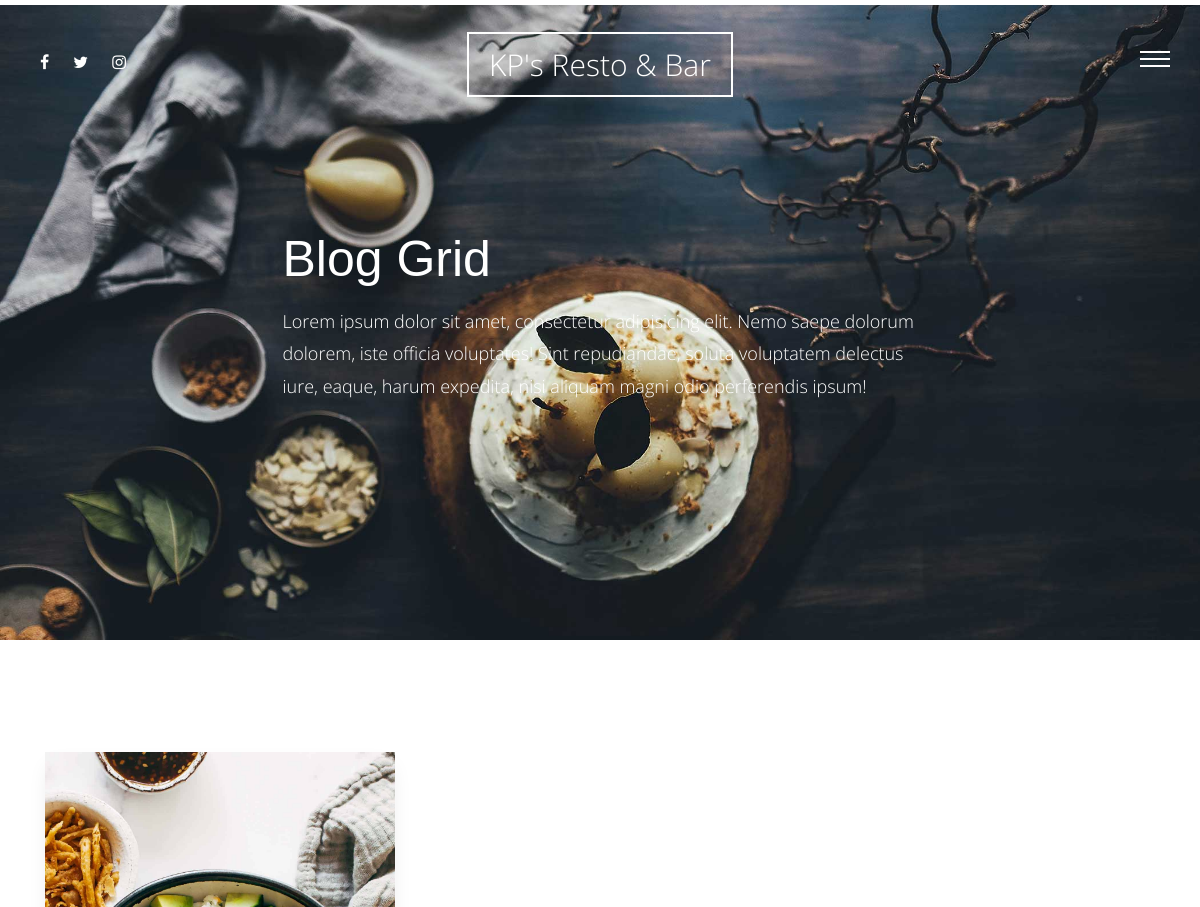
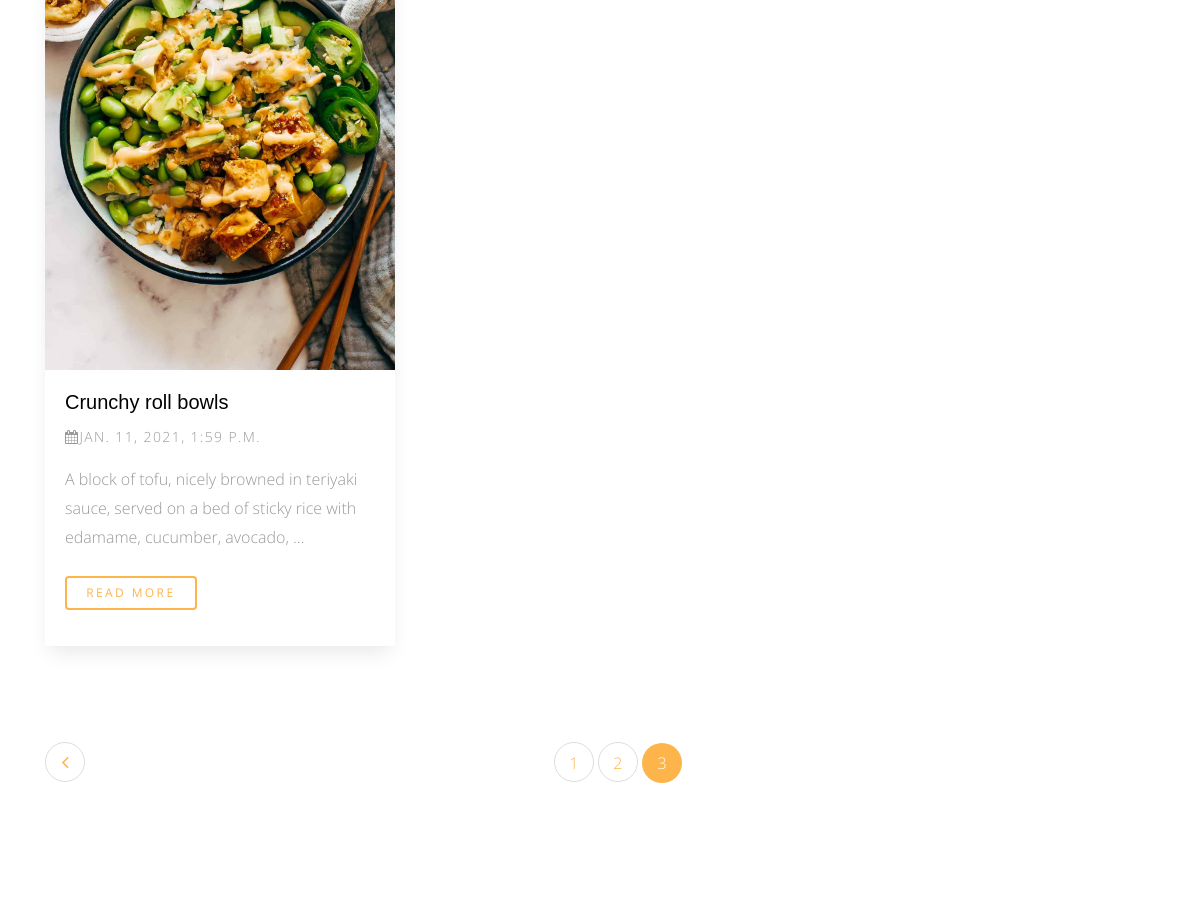
The page /blog/?page=4 (upper part) on the database as committed earlier (2 pictures, top to bottom).
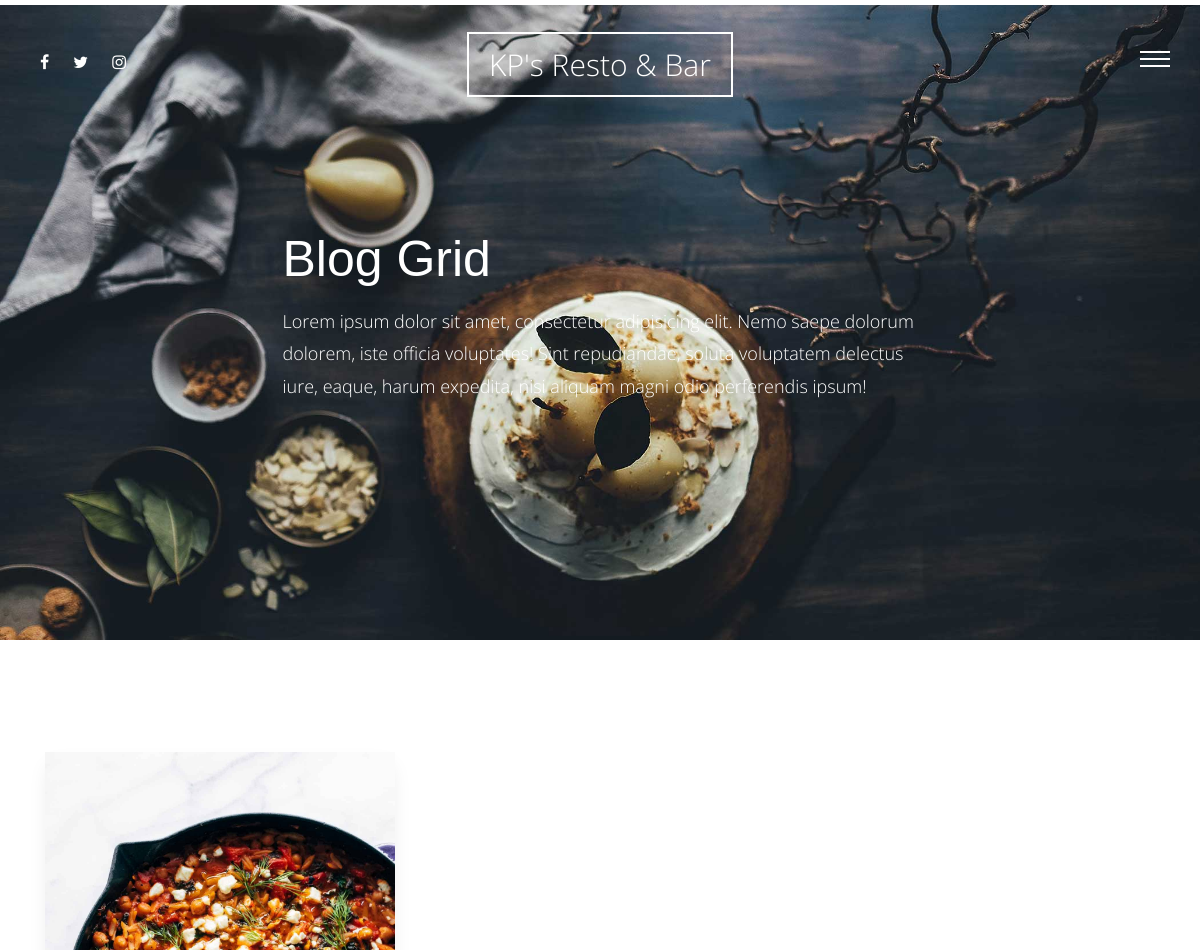
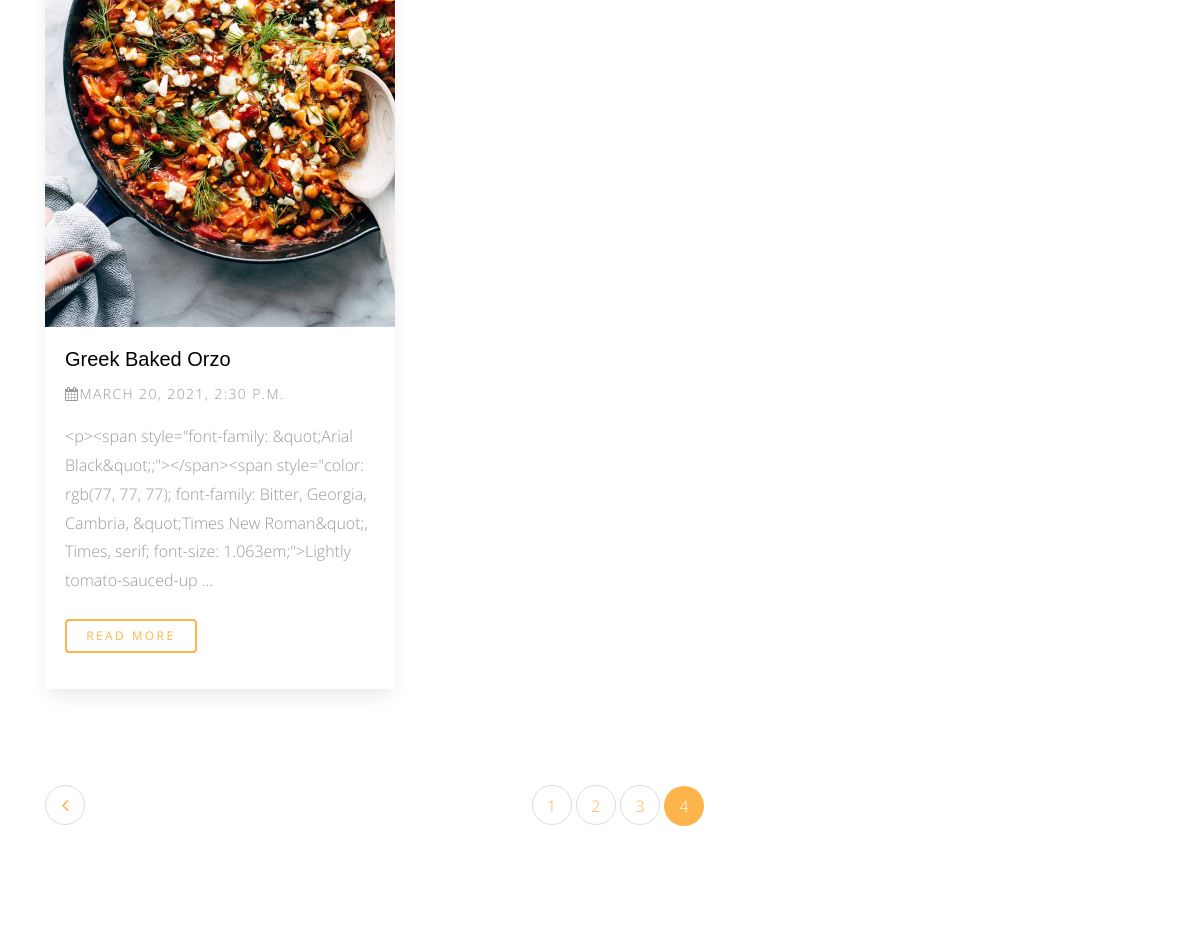
The same page on the database as committed later (2 pictures, top to bottom).
### blog/models.py (models this page shows)
class Post(models.Model):
    title=models.CharField(max_length=50)
    content=models.TextField()
    author=models.ForeignKey(User , on_delete=models.CASCADE)
    image=models.ImageField(upload_to='blog/',blank=True,null=True)
    tags=TaggableManager(blank=True)
    category=models.ForeignKey('Category' ,null=True, on_delete=models.SET_NULL)
    created=models.DateTimeField(default=timezone.now)
    def __str__(self):
        return self.title

### blog/views.py (the view)
# urls.py: path('',views.post_list,name="post_list"),
def post_list(request):
    post_list=Post.objects.all()
    search_query=request.GET.get('q')
    if search_query:
        post_list = post_list.filter(
            Q(title__icontains = search_query) |
            Q(content__icontains=search_query) |
            Q(tags__name__icontains=search_query)
        ).distinct()
    paginator=Paginator(post_list,1)
    page_number=request.GET.get('page')
    post_list=paginator.get_page(page_number)
    context={
        'post_list':post_list,
    }
    return render(request,"blog/post_list.html",context)

### blog/templates/blog/post_list.html (shortened to what this page needs)
 {% extends 'base.html' %}
 {% load static %}
 {% block body %}
 <div class="main-wrap">
        <div class="cover_1 cover_sm">
          <div class="img_bg" style="background-image:url({% static 'site_static/img/slider-1.jpg' %})" data-stellar-background-ratio="0.5">
            <div class="container">
              <div class="row align-items-center justify-content-center">
                <div class="col-md-7" data-aos="fade-up">
                  <h2 class="heading">Blog Grid</h2>
                  <p class="lead">Lorem ipsum dolor sit amet, consectetur adipisicing elit. Nemo saepe dolorum dolorem, iste officia voluptates! Sint repudiandae, soluta voluptatem delectus iure, eaque, harum expedita, nisi aliquam magni odio perferendis ipsum!</p>
                </div>
              </div>
            </div>
          </div>
        </div>
       <div class="section">
          <div class="container">
            <div class="row mb-5">
              {% for post in post_list %}
                <div class="col-md-4">
                    <div class="media d-block media-bg-white mb-5" data-aos="fade-up"  data-aos-delay="400">
                    <figure>
                        <a href="blog-single.html"><img src="{{post.image.url}}" alt="Image placeholder" class="img-fluid"></a>
                    </figure>
                    <div class="media-body">
                        <h3><a href="{% url 'blog:post_detail' post.id %}">{{post}}</a></h3>
                        <p class="post-meta"><span><span class="fa fa-calendar"></span>{{post.created}}</span></p>
                        <p class="mb-4">{{post.content | truncatewords:20}}</p>
                        <p><a href="{% url 'blog:post_detail' post.id %}" class="btn btn-primary btn-outline-primary btn-sm">Read More</a></p>
                    </div>
                    </div>
                </div>
                {% endfor %}
            </div>
            <div class="row">
              {% if post_list.has_other_pages %}
                <div class="col-md-12">
                  <ul class="pagination custom-pagination">
                    {% if post_list.has_previous %}
                      <li class="page-item prev">
                        <a class="page-link" href="?page={{post_list.previous_page_number}}"><i class="fa fa-angle-left"></i></a>
                      </li>
                      {% else %}
                        <li class="disabled"></li>
                      {% endif %}
                      {% for pages in post_list.paginator.page_range %}
                      {% if post_list.number == pages %}
                      <li class="page-item active">
                          <a class="page-linkx href='#'">{{pages}}</a>
                          </li>
                          {% else %}
                      <li class="page-item">
                         <a class="page-link" href='?page={{pages}}'">{{pages}}</a>
                      </li>
                      {% endif %}
                      {% endfor %}
                  </ul>
                </div>
                {% endif %}
            </div>
        </div>
      </div>
    {% endblock body %}

### templates/base.html (shortened to what this page needs)
{% load static %}
<!doctype html>
<html lang="en">
  <head>
    <link rel="stylesheet" href="{% static 'site_static/css/bootstrap.css' %}">
    <link rel="stylesheet" href="{% static 'site_static/css/animate.css' %}">
    <link rel="stylesheet" href="{% static 'site_static/css/owl.carousel.min.css' %}">
    <link rel="stylesheet" href="{% static 'site_static/css/magnific-popup.css' %}">
    <link rel="stylesheet" href="{% static 'site_static/css/aos.css' %}">
    <link rel="stylesheet" href="{% static 'site_static/css/bootstrap-datepicker.css' %}">
    <link rel="stylesheet" href="{% static 'site_static/css/jquery.timepicker.css' %}">
    <link rel="stylesheet" href="{% static 'site_static/fonts/ionicons/css/ionicons.min.css' %}">
    <link rel="stylesheet" href="{% static 'site_static/fonts/fontawesome/css/font-awesome.min.css' %}">
    <link rel="stylesheet" href="{% static 'site_static/fonts/flaticon/font/flaticon.css' %}">
    <link rel="stylesheet" href="{% static 'site_static/css/style.css' %}">
  </head>
  <body>
    <div class="site-wrap">
      <header class="site-header">
        <div class="row align-items-center">
          <div class="col-5 col-md-3">
             <ul class="list-unstyled social">
              <li><a href="#"><span class="fa fa-facebook"></span></a></li>
              <li><a href="#"><span class="fa fa-twitter"></span></a></li>
              <li><a href="#"><span class="fa fa-instagram"></span></a></li>
            </ul>
          </div>
          <div class="col-2 col-md-6 text-center">
            <a href="/" class="site-logo">KP's Resto & Bar</a>
          </div>
          <div class="col-5 col-md-3 text-right menu-burger-wrap">
            <a href="#" class="site-nav-toggle js-site-nav-toggle"><i></i></a>
          </div>
        </div>
      </header>
    {% block body %}
    {% endblock body %}
    </div>
  </body>
</html>

### static/site_static/css/style.css (style rules this page uses)
html { overflow-x: hidden; }
body { background: #fff; font-family: "Open Sans", cursive; font-size: 16px; line-height: 1.8; font-weight: 300; color: #999999; }
a { -webkit-transition: .3s all ease; -o-transition: .3s all ease; transition: .3s all ease; text-decoration: none; }
h1, h2, h3, h4, h5 { color: #000; font-family: "Playfair Display", Arial, sans-serif; }
h1 a, h2 a, h3 a, h4 a, h5 a { color: #000; }
.btn, .form-control { outline: none; }
.btn { font-size: 13px; text-transform: uppercase; letter-spacing: .2em; }
.btn.btn-primary { color: #fff; border-width: 2px; }
.btn.btn-sm { font-size: 12px; }
.btn.btn-outline-primary { border-width: 2px; color: #fdb44b; }
.site-header { padding: 3em 30px; position: absolute; top: 0; z-index: 100; width: 100%; }
.site-header .site-logo { line-height: 0; padding: 10px 20px; border: 2px solid #fff; color: #fff; font-size: 30px; }
.site-header .social li { display: inline-block; }
.site-header .social li a { color: #fff; padding: 0 10px; }
.media h3 { font-size: 20px; margin-bottom: 10px; }
.media .post-meta { font-size: 14px; letter-spacing: .1em; text-transform: uppercase; }
.media.media-bg-white { -webkit-box-shadow: 0 10px 20px -5px rgba(0, 0, 0, 0.1); box-shadow: 0 10px 20px -5px rgba(0, 0, 0, 0.1); }
.media.media-bg-white figure { margin-bottom: 0; }
.media.media-bg-white .media-body { padding: 20px; background: #fff; }
.lead { font-size: 16px; }
.menu-burger-wrap { position: relative; }
.site-nav-toggle { width: 30px; height: 30px; cursor: pointer; text-decoration: none; position: relative; top: -15px; z-index: 21; display: block !important; float: right; right: 0; display: none; border-bottom: none !important; }
.site-nav-toggle i { position: relative; display: -moz-inline-stack; display: inline-block; zoom: 1; *display: inline; width: 30px; height: 2px; font: bold 14px/.4 Helvetica; text-transform: uppercase; text-indent: -55px; background: #fff; -webkit-transition: all .2s ease-out; -o-transition: all .2s ease-out; transition: all .2s ease-out; }
.site-nav-toggle i:before, .site-nav-toggle i:after { content: ''; width: 30px; height: 2px; background: #fff; position: absolute; left: 0; -webkit-transition: 0.2s; -o-transition: 0.2s; transition: 0.2s; }
.site-nav-toggle i:before { top: -7px; }
.site-nav-toggle i:after { bottom: -7px; }
.section { padding: 7em 0; }
.custom-pagination { width: 100%; text-align: center; display: inline-block; }
.custom-pagination li { display: inline-block; }
.custom-pagination .prev a, .custom-pagination .next a { font-size: 20px !important; line-height: 38px !important; }
.custom-pagination li a, .custom-pagination .prev a, .custom-pagination .next a { width: 40px; height: 40px; line-height: 40px; padding: 0; margin: 0; border-radius: 50% !important; font-size: 16px; }
.custom-pagination li.active a, .custom-pagination .prev.active a, .custom-pagination .next.active a { display: block; width: 40px; height: 40px; line-height: 40px; padding: 0; margin: 0; border-radius: 50% !important; font-size: 16px; background: #fdb44b; color: #fff; }
.custom-pagination .prev { float: left; }
.cover_1 { position: relative; }
.cover_1 .lead { color: #fff; font-size: 18px; }
.cover_1 .img_bg { background-repeat: no-repeat; background-size: cover !important; background-position: center center; }
.cover_1 .img_bg, .cover_1 .img_bg > .container > .row { min-height: 700px; height: 100vh; }
.cover_1.cover_sm .img_bg, .cover_1.cover_sm .img_bg > .container > .row { min-height: 600px; height: 80vh; }
.cover_1 .heading { color: white; font-weight: 300; font-size: 30px; line-height: 1.5; }
@media (min-width: 768px) { .cover_1 .heading { font-size: 50px; line-height: 1.5; } }

Rows that differ between the two databases and show on the page:
no longer on this page (row unchanged): Post: image (picture), title "Crunchy roll bowls", created "JAN. 11, 2021, 1:59 P.M.", content "A block of tofu, nicely browned in teriyaki sauce, served on a bed of sticky rice with edamame, cucumber, avocado, …"
added Post: image (picture), title "Greek Baked Orzo", created "MARCH 20, 2021, 2:30 P.M.", content "<p><span style=\"font-family: &quot;Arial Black&quot;;\"> </span><span style=\"color: rgb(77, 77, 77); font-family: Bitter, Georgia, Cambria, &quot;Times New Roman&quot;, Times, serif; font-size: 1.063em;\">Lightly tomato-sauced-up …"
Other text that changed with them:
list line gone: "3"
new list line: "3"
new list line: "4"
